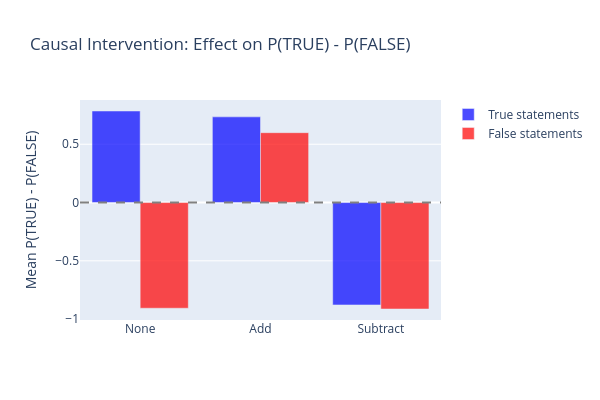

The cell this chart's notebook holds for it:
### Code cell
# Intervene at all layers from INTERVENE_LAYER through PROBE_LAYER. This matches
# the paper's "group (b)" hidden states that were found to be causally implicated.
intervene_layer_list = list(range(INTERVENE_LAYER, PROBE_LAYER + 1))
test_size = 100

# Run for all 3 conditions × 2 subsets
results_intervention = {}
for intervention_type in ["none", "add", "subtract"]:
    for subset in ["true", "false"]:
        print("intervention_type:", intervention_type, "subset:", subset)
        mask = sp_eval_labels == (1 if subset == "true" else 0)
        subset_stmts = [s for s, m in zip(sp_eval_stmts, mask.tolist()) if m]
        p_diffs = intervention_experiment(
            subset_stmts[:test_size],
            model,
            tokenizer,
            scaled_direction,
            FEW_SHOT_PROMPT,
            TRUE_ID,
            FALSE_ID,
            intervene_layer_list,
            intervention=intervention_type,
        )
        results_intervention[(intervention_type, subset)] = p_diffs.mean().item()

# Print results
intervention_df = pd.DataFrame(
    {
        "Intervention": ["none", "add", "subtract"],
        "True Stmts (mean P_diff)": [
            f"{results_intervention[('none', 'true')]:.4f}",
            f"{results_intervention[('add', 'true')]:.4f}",
            f"{results_intervention[('subtract', 'true')]:.4f}",
        ],
        "False Stmts (mean P_diff)": [
            f"{results_intervention[('none', 'false')]:.4f}",
            f"{results_intervention[('add', 'false')]:.4f}",
            f"{results_intervention[('subtract', 'false')]:.4f}",
        ],
    }
)
print("\nIntervention results (mean P(TRUE) - P(FALSE)):")
display(intervention_df)

# Grouped bar chart
fig = go.Figure()
for subset, color in [("true", "blue"), ("false", "red")]:
    vals = [
        results_intervention[(interv, subset)] for interv in ["none", "add", "subtract"]
    ]
    fig.add_trace(
        go.Bar(
            name=f"{subset.capitalize()} statements",
            x=["None", "Add", "Subtract"],
            y=vals,
            marker_color=color,
            opacity=0.7,
        )
    )
fig.update_layout(
    title="Causal Intervention: Effect on P(TRUE) - P(FALSE)",
    yaxis_title="Mean P(TRUE) - P(FALSE)",
    barmode="group",
    height=400,
    width=600,
)
fig.add_hline(y=0, line_dash="dash", line_color="gray")
fig.show()

### Figure 1 — Plotly figure (JSON) as saved in the notebook; plotly's stock layout.template omitted (floating-point values rounded to 4 significant figures)
{"data": [{"marker": {"color": "blue"}, "name": "True statements", "opacity": 0.7, "type": "bar", "x": ["None", "Add", "Subtract"], "y": [0.7853, 0.735, -0.8789]}, {"marker": {"color": "red"}, "name": "False statements", "opacity": 0.7, "type": "bar", "x": ["None", "Add", "Subtract"], "y": [-0.9071, 0.5993, -0.9136]}], "layout": {"barmode": "group", "height": 400, "shapes": [{"line": {"color": "gray", "dash": "dash"}, "type": "line", "x0": 0, "x1": 1, "xref": "x domain", "y0": 0, "y1": 0, "yref": "y"}], "title": {"text": "Causal Intervention: Effect on P(TRUE) - P(FALSE)"}, "width": 600, "yaxis": {"title": {"text": "Mean P(TRUE) - P(FALSE)"}}}}
